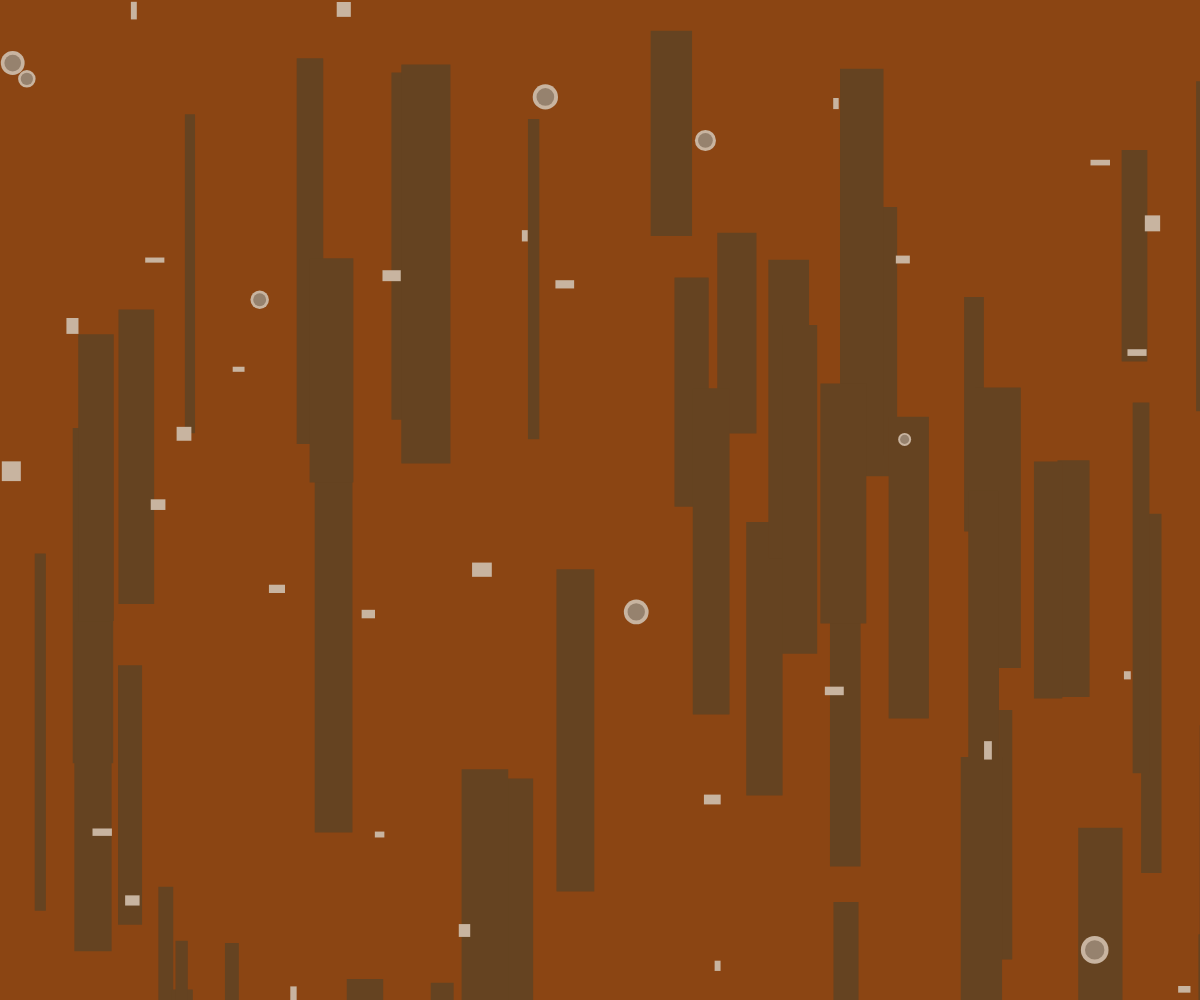
Frame 1 (no input)
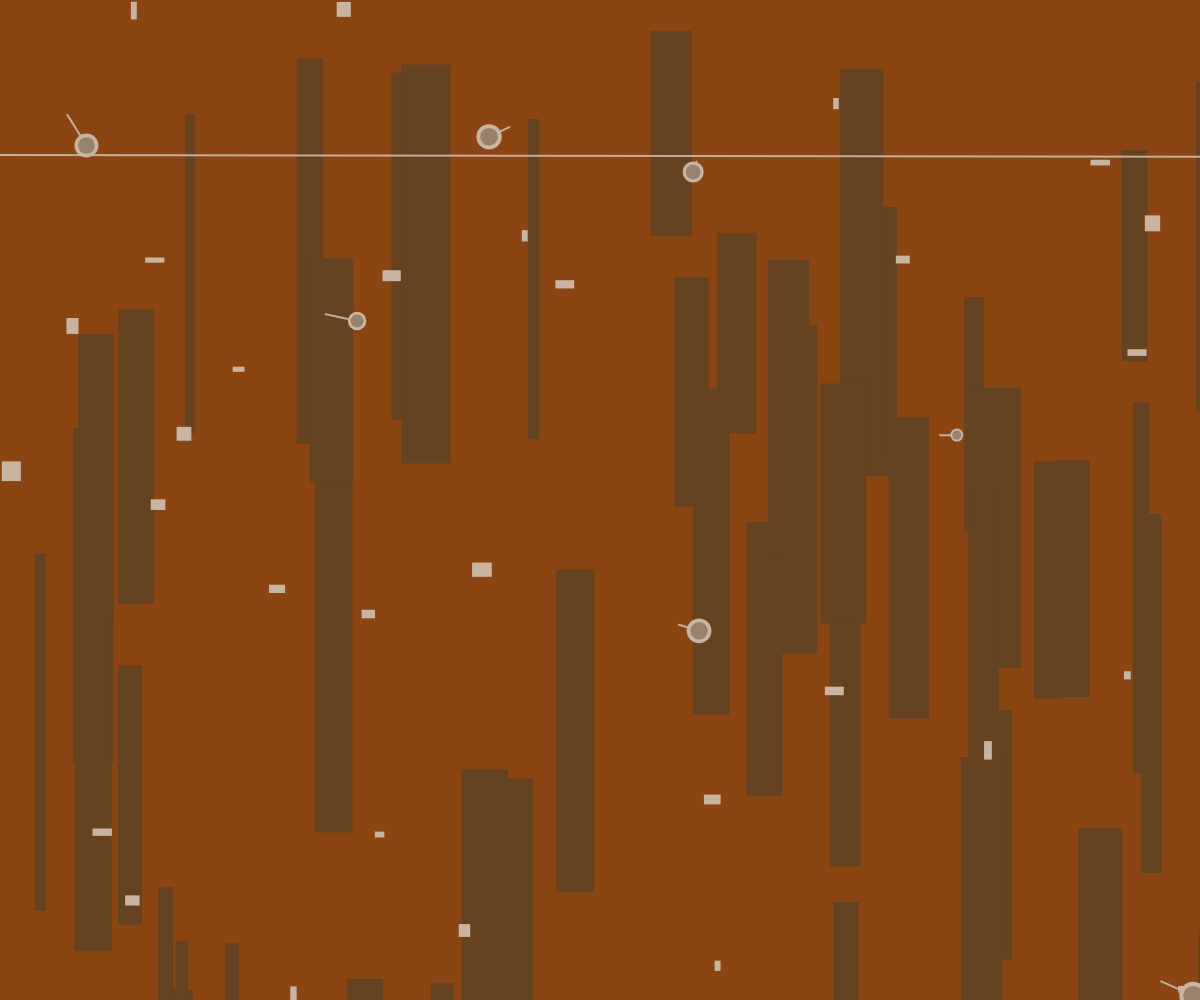
Frame 60 (no input)
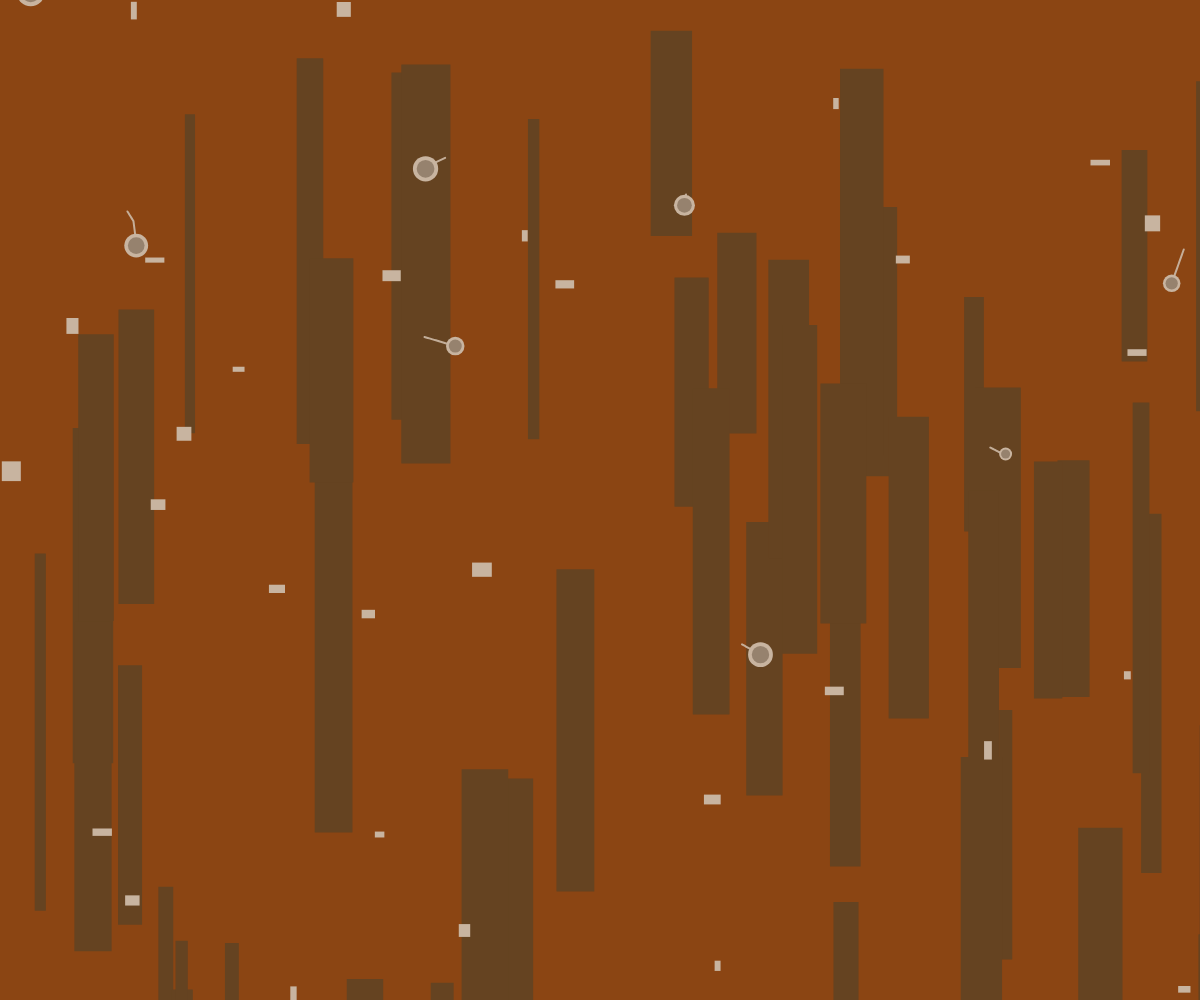
Frame 120 (the mouse pressed at the canvas centre since frame 60)

The p5.js sketch that drew these frames (run headless with seeded random() and noise() and a simulated clock; from frame 60 on, the mouse is pressed at the canvas centre):

// p5.js sketch
// ── sketch.js
let dustDevils = [];
let cracks = [];
let groundTexture;

function setup() {
  createCanvas(windowWidth, windowHeight);
  groundTexture = createGraphics(width, height);
  generateCracks();
  generateDustDevils();
}

function draw() {
  // Draw sky
  background(240, 230, 220); // Beige sky
  
  // Draw textured ground with cracks
  image(groundTexture, 0, 0);
  
  // Update and draw dust devils
  for (let i = 0; i < dustDevils.length; i++) {
    dustDevils[i].update();
    dustDevils[i].display();
  }
}

function generateCracks() {
  // Create a textured ground with terracotta tones and cracks
  groundTexture.noStroke();
  groundTexture.fill(139, 69, 19); // Terracotta base
  groundTexture.rect(0, 0, width, height);
  
  // Add cracks
  for (let i = 0; i < 50; i++) {
    let x = random(width);
    let y = random(height);
    let w = random(10, 50);
    let h = random(200, 400);
    groundTexture.fill(101, 67, 33); // Darker terracotta for cracks
    groundTexture.rect(x, y, w, h);
  }
  
  // Add sediment patches in cracks
  groundTexture.fill(200, 180, 160); // Light beige sediment
  for (let i = 0; i < 30; i++) {
    let x = random(width);
    let y = random(height);
    let w = random(5, 20);
    let h = random(5, 20);
    groundTexture.rect(x, y, w, h);
  }
}

function generateDustDevils() {
  for (let i = 0; i < 8; i++) {
    dustDevils.push(new Dustdevil(random(width), random(height)));
  }
}

class Dustdevil {
  constructor(x, y) {
    this.x = x;
    this.y = y;
    this.size = random(10, 30);
    this.speed = random(0.5, 2);
    this.angle = random(TWO_PI);
    this.trail = [];
    this.maxTrailLength = 20;
  }
  
  update() {
    // Move dust devil
    this.x += cos(this.angle) * this.speed;
    this.y += sin(this.angle) * this.speed;
    
    // Add to trail
    this.trail.push({x: this.x, y: this.y});
    if (this.trail.length > this.maxTrailLength) {
      this.trail.shift();
    }
    
    // Change direction occasionally
    if (random() < 0.02) {
      this.angle += random(-0.5, 0.5);
    }
    
    // Wrap around edges
    if (this.x < -this.size) this.x = width + this.size;
    if (this.x > width + this.size) this.x = -this.size;
    if (this.y < -this.size) this.y = height + this.size;
    if (this.y > height + this.size) this.y = -this.size;
  }
  
  display() {
    // Draw trail
    noFill();
    stroke(200, 180, 160);
    strokeWeight(2);
    beginShape();
    for (let i = 0; i < this.trail.length; i++) {
      let alpha = map(i, 0, this.trail.length, 0, 255);
      stroke(200, 180, 160, alpha);
      vertex(this.trail[i].x, this.trail[i].y);
    }
    endShape();
    
    // Draw dust devil
    noStroke();
    fill(200, 180, 160);
    ellipse(this.x, this.y, this.size, this.size);
    fill(150, 130, 110);
    ellipse(this.x, this.y, this.size * 0.7, this.size * 0.7);
  }
}

function windowResized() {
  resizeCanvas(windowWidth, windowHeight);
  groundTexture = createGraphics(width, height);
  generateCracks();
}
